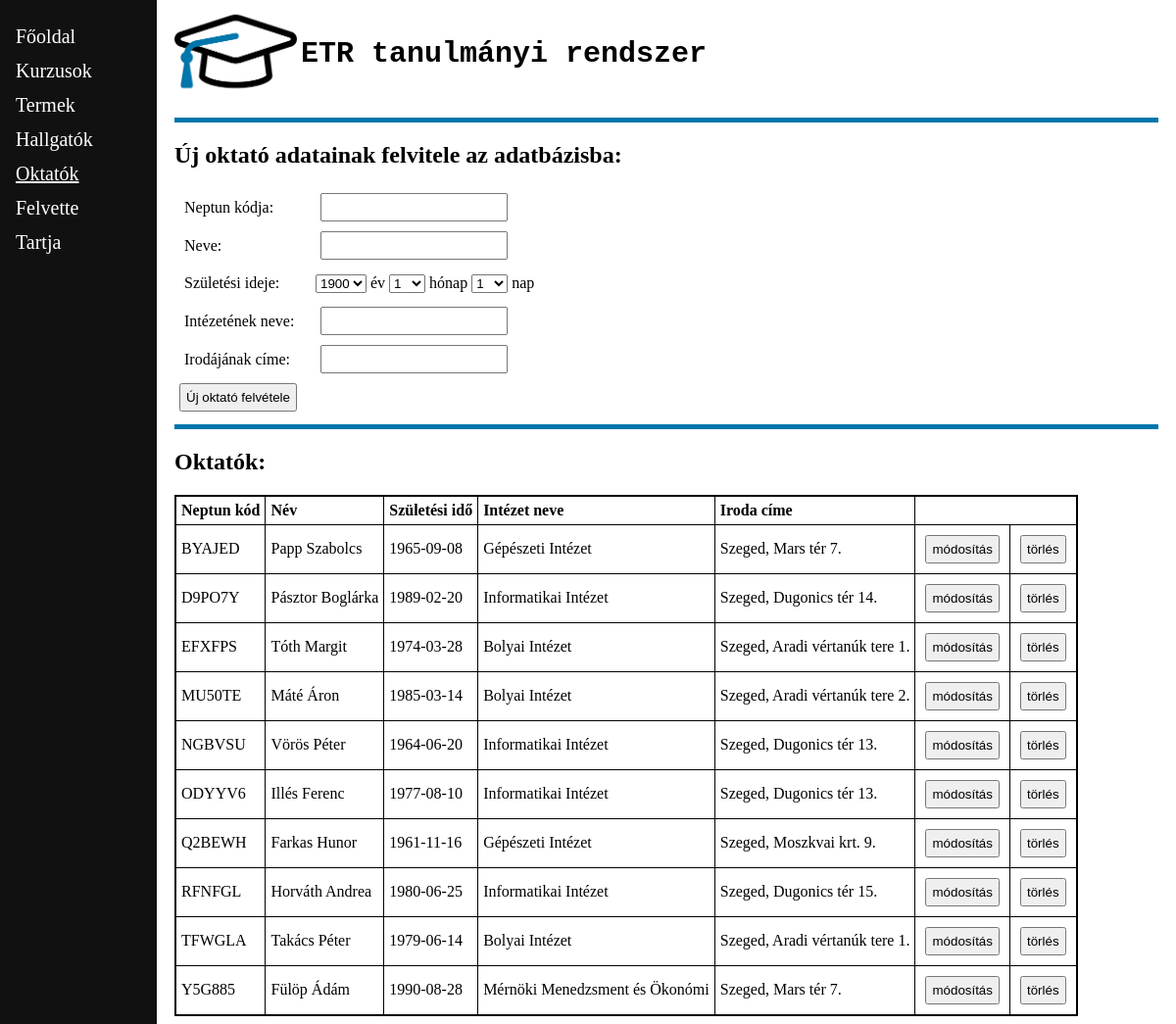
Screenshot of /php/oktatok.php with the database file from the repository.
### tables this page shows
CREATE TABLE `oktato` (
  `neptun_kod` varchar(10) NOT NULL,
  `nev` varchar(20) NOT NULL,
  `szuletesi_ido` date NOT NULL,
  `intezet_neve` varchar(30) DEFAULT NULL,
  `iroda_cime` varchar(60) DEFAULT NULL
);

### php/fuggvenyek.php (called while the page is built, shortened)
<?php
function etr_csatlakozas() {
	$conn = mysqli_connect("localhost", "root", "") or die("Csatlakozási hiba");
	mysqli_query($conn, 'SET NAMES UTF-8');
	mysqli_query($conn, 'SET character_set_results=utf8');
	mysqli_set_charset($conn, 'utf8');
	return $conn;
}
function oktatolistatLeker() {
	if ( !($conn = etr_csatlakozas()) ) {
		return false;
	}
	$result = mysqli_query( $conn,"SELECT * FROM oktato");
	return $result;
}

### php/oktatok.php (the view, shortened to what this page needs)
<?php
include_once('fuggvenyek.php');
?>
<!DOCTYPE HTML>
<HTML>
<HEAD>
</HEAD>
<BODY>
<div class="menu">
	<a href="index.php" > Főoldal</a>
	<a href="kurzusok.php" > Kurzusok</a>
	<a href="termek.php" > Termek</a>
	<a href="hallgatok.php" > Hallgatók</a>
	<a href="oktatok.php" id="aktualis"> Oktatók</a>
	<a href="felvette.php" > Felvette</a>
	<a href="tartja.php" > Tartja</a>
</div>
<div class="main">
<div style="display: inline-block;">
	<img src="logo.png" style="height: 100px;"/>
</div>
<div style="display: inline-block; vertical-align: top; font-size: 30px;
			font-weight: bold; font-family: Monaco, monospace ">
	<p>ETR tanulmányi rendszer</p>
</div>
<hr style="height:5px; border-width:0; color:#0076ab; background-color:#0076ab;">
<h2>Új oktató adatainak felvitele az adatbázisba:</h2>
<form method="POST" action="oktatofelvitel.php" accept-charset="utf-8">
	<label>Neptun kódja:</label>
	<input type="text" name="oneptun_kod"><br>
	<label>Neve:</label>
	<input type="text" name="onev"><br>
	<label>Születési ideje:</label>
	<select name="szulev" />
	<?php
		for ($i=1900; $i<2022; $i++) {
			echo '<option value="'.$i.'">'.$i.'</option>';
		}
	?>
	</select> év
	<select name="szulhonap" />
	<?php
		for ($i=1; $i<12; $i++) {
			echo '<option value="'.$i.'">'.$i.'</option>';
		}
	?>
	</select> hónap
	<select name="szulnap" />
	<?php
		for ($i=1; $i<31; $i++) {
			echo '<option value="'.$i.'">'.$i.'</option>';
		}
	?>
	</select> nap <br>
	<label>Intézetének neve:</label>
	<input type="text" name="intezet_neve"><br>
	<label>Irodájának címe:</label>
	<input type="text" name="iroda_cime"><br>
	<input type="submit" name="oktatohozzaad" value="Új oktató felvétele">
</form>
<hr style="height:5px; border-width:0; color:#0076ab; background-color:#0076ab;">
<h2>Oktatók:</h2>
<table border="1">
<tr>
<th>Neptun kód</th>
<th>Név</th>
<th>Születési idő</th>
<th>Intézet neve</th>
<th>Iroda címe</th>
</tr>
<?php
	$oktatok = oktatolistatLeker();
    while( $egySor = mysqli_fetch_assoc($oktatok) ) {
		echo '<tr>';
		echo '<td>'. $egySor["neptun_kod"] .'</td>';
		echo '<td>'. $egySor["nev"] .'</td>';
		echo '<td>'. $egySor["szuletesi_ido"] .'</td>';
		echo '<td>'. $egySor["intezet_neve"] .'</td>';
		echo '<td>'. $egySor["iroda_cime"] .'</td>';
		echo '<td><form method="POST" action="oktatoszerkesztes.php">
				  <input type="hidden" name="moktato" value="'.$egySor["neptun_kod"].'" />
				  <input type="submit" value="módosítás" />
		          </form></td>';
		echo '<td><form method="POST" action="oktatotorles.php">
				  <input type="hidden" name="toroltoktato" value="'.$egySor["neptun_kod"].'" />
				  <input type="submit" value="törlés" />
		          </form></td>';
		echo '</tr>';
	}
?>
</table>
</div>
</BODY>
</HTML>

### php/oktatok.php (style rules this page uses)
.menu { height: 100%; width: 160px; position: fixed; z-index: 1; top: 0; left: 0; background-color: #111; overflow-x: hidden; padding-top: 20px; }
.menu a { padding: 6px 8px 6px 16px; text-decoration: none; font-size: 20px; color: white; display: block; }
.main { margin-left: 160px; font-size: 16px; padding: 0px 10px; }
#aktualis { text-decoration: underline; }
label { margin: 5px; padding: 5px; text-align: left; display: inline-block; min-width: 120px; }
input { margin: 5px; padding: 5px; text-align: left; display: inline-flex; vertical-align: bottom; }
table { border-collapse: collapse; border: 2px solid; }
th, td { padding: 5px; text-align: left; border: 1px solid; }

### rows the page displays
oktato: neptun_kod "BYAJED", nev "Papp Szabolcs", szuletesi_ido "1965-09-08", intezet_neve "Gépészeti Intézet", iroda_cime "Szeged, Mars tér 7."
oktato: neptun_kod "D9PO7Y", nev "Pásztor Boglárka", szuletesi_ido "1989-02-20", intezet_neve "Informatikai Intézet", iroda_cime "Szeged, Dugonics tér 14."
oktato: neptun_kod "EFXFPS", nev "Tóth Margit", szuletesi_ido "1974-03-28", intezet_neve "Bolyai Intézet", iroda_cime "Szeged, Aradi vértanúk tere 1."
oktato: neptun_kod "MU50TE", nev "Máté Áron", szuletesi_ido "1985-03-14", intezet_neve "Bolyai Intézet", iroda_cime "Szeged, Aradi vértanúk tere 2."
oktato: neptun_kod "NGBVSU", nev "Vörös Péter", szuletesi_ido "1964-06-20", intezet_neve "Informatikai Intézet", iroda_cime "Szeged, Dugonics tér 13."
oktato: neptun_kod "ODYYV6", nev "Illés Ferenc", szuletesi_ido "1977-08-10", intezet_neve "Informatikai Intézet", iroda_cime "Szeged, Dugonics tér 13."
oktato: neptun_kod "Q2BEWH", nev "Farkas Hunor", szuletesi_ido "1961-11-16", intezet_neve "Gépészeti Intézet", iroda_cime "Szeged, Moszkvai krt. 9."
oktato: neptun_kod "RFNFGL", nev "Horváth Andrea", szuletesi_ido "1980-06-25", intezet_neve "Informatikai Intézet", iroda_cime "Szeged, Dugonics tér 15."
oktato: neptun_kod "TFWGLA", nev "Takács Péter", szuletesi_ido "1979-06-14", intezet_neve "Bolyai Intézet", iroda_cime "Szeged, Aradi vértanúk tere 1."
oktato: neptun_kod "Y5G885", nev "Fülöp Ádám", szuletesi_ido "1990-08-28", intezet_neve "Mérnöki Menedzsment és Ökonómi", iroda_cime "Szeged, Mars tér 7."

### other values shown
form field szulev "1900"
form field szulhonap "1"
form field szulnap "1"
